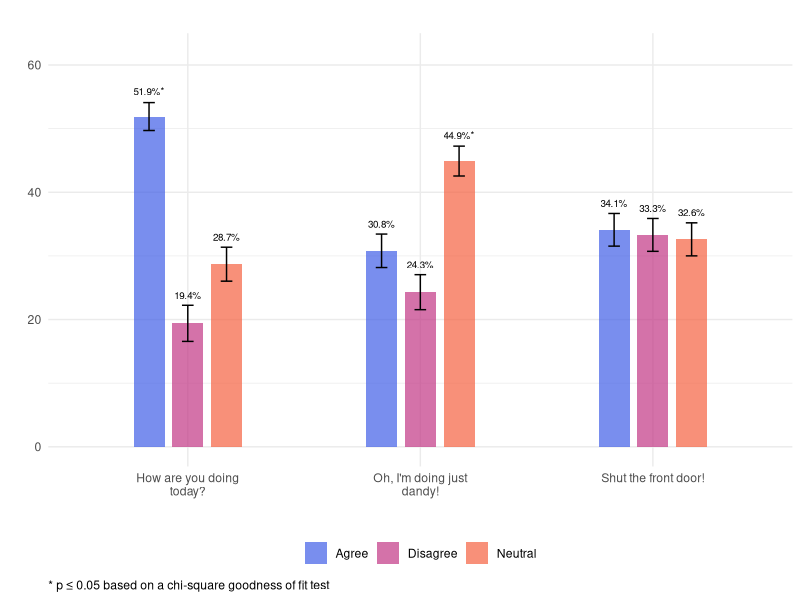

Recreate this plot in R.
## ---- chunk 1
# Import dependencies
library(dplyr)
library(ggplot2)
library(ggtext)
library(stringr)
library(tidyr)
## ---- chunk 2
# This function renders a grouped bar plot of all nominal vectors inputted
render_props <- function(x) {
  
  # This function runs a chi-square goodness of fit test and computes props for a nominal vector
  get_props <- function(x, label) {
    
    # Run Chi-square goodness of fit test
    test <- chisq.test(
      x = x %>%
        table %>% 
        unname
    )
    
    # Compute props
    props <- x %>% 
      table %>%
      prop.table %>%
      as_tibble %>%
      rename(level = ".", prop = n) %>%
      mutate(
        item = label,
        n = x %>%
          table %>%
          unname,
        error = sqrt((prop * (1 - prop)) / n) * 100,
        prop = round(prop * 100, 1),
        stat_sig = ""
      ) %>%
      relocate(item, .before = level)
    
    # If stat sig
    if(test$p.value <= 0.05) {
      
      # Identify prop with largest residual
      largest_residual <- which(abs(test$residuals) == max(abs(test$residuals)))
      
      # Add asterisk to stat_sig vector row with largest residual
      props$stat_sig[largest_residual] <- "*"
      
    }
    
    return(props)
    
  }
  
  # Wrap vector names if too long
  names(x) <- str_wrap(
    string = names(x),
    width = 20
  )

  # Pivot all nominal vectors long, then run each vector through the get_props function
  df <- x %>%
    pivot_longer(cols = all_of(names(x))) %>%
    group_by(name) %>%
    reframe(get_props(value, unique(name))) %>%
    ungroup() %>%
    mutate(
      item = factor(
        x = item,
        levels = all_of(names(x))
      )
    )
  
  # Create color palette
  color_palette <- c(
    "#405DE6", 
    "#5B51D8", 
    "#833AB4",
    "#C13584",
    "#E1306C",
    "#FD1D1D",
    "#F56040",
    "#F77737",
    "#FCAF45",
    "#FFDC80"
  )
  
  # Select the number of colors needed
  fill_colors <- color_palette[
    seq(
      from = 1, 
      to = length(color_palette), 
      by = floor(length(color_palette) / length(levels(df$item)))
    )[1:length(levels(df$item))]
  ]
  
  # Render bar plot
  ggplot(
    data = df,
    mapping = aes(
      x = item, 
      y = prop, 
      fill = level,
      label = paste0(format(prop, nsmall = 1), "%", stat_sig)
    )
  ) + 
    geom_col(
      stat = "identity", 
      width = 0.4, 
      position = position_dodge(width = 0.5), 
      alpha = 0.7
    ) +
    geom_text(
      position = position_dodge(width = 0.5),
      aes(vjust = -1.5, y = prop + (error / 1.5)), 
      size = 2.5
    ) +
  geom_errorbar(
    aes(ymin = prop - error, ymax = prop + error),
    width = 0.15,
    position = position_dodge(width = 0.5)
  ) + 
    scale_fill_manual(values = fill_colors) +
    scale_y_continuous(limits = c(0, min(100, max(df$prop + 10)))) +
    labs(
      title = "",
      x = "", 
      y = "",
      caption = "&ast; p &le; 0.05 based on a chi-square goodness of fit test"
    ) +
    theme_minimal() +
    theme(
      legend.position = "bottom",
      legend.title = element_blank(),
      plot.caption = element_markdown(hjust = 0)
    )
  
} 
## ---- chunk 3
# Create fake data
df <- tibble(
  `How are you doing today?` = sample(
    x = c("Agree", "Disagree", "Neutral"),
    size = 1000,
    replace = TRUE,
    prob = c(0.5, 0.2, 0.3)
  ),
  `Oh, I'm doing just dandy!` = sample(
    x = c("Agree", "Disagree", "Neutral"),
    size = 1000,
    replace = TRUE,
    prob = c(0.3, 0.27, 0.43)
  ),
  `Shut the front door!` = sample(
    x = c("Agree", "Disagree", "Neutral"),
    size = 1000,
    replace = TRUE,
    prob = c(0.32, 0.33, 0.35)
  )
)
## ---- chunk 4
render_props(
  x = df %>% 
    select(
      `How are you doing today?`, 
      `Oh, I'm doing just dandy!`, 
      `Shut the front door!`
    )
)
